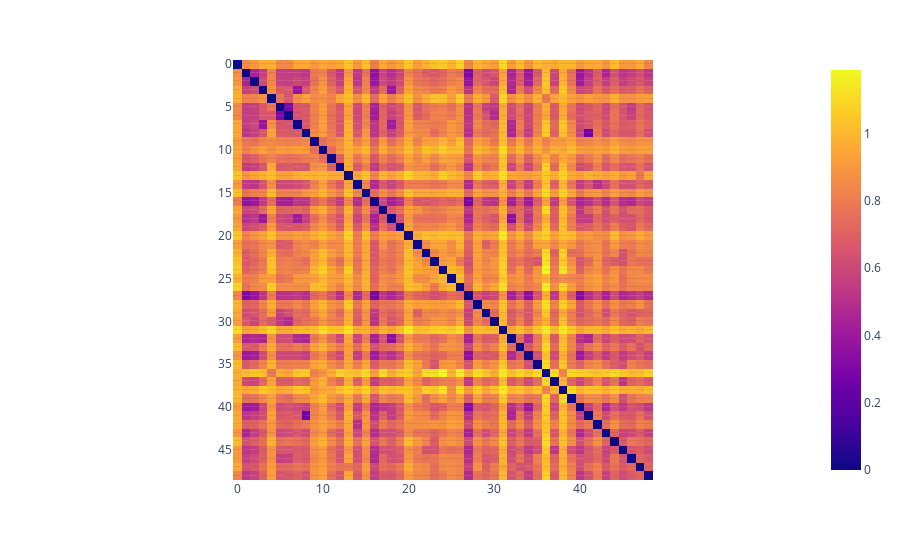

Notebook cell for this chart:
### Code cell
fig = px.imshow(tfidf_distances, text_auto=True)
fig.show()

### Figure 1 — Plotly figure (JSON) as saved in the notebook; plotly's stock layout.template omitted (floating-point values rounded to 4 significant figures; data arrays with more than 128 entries replaced by an {"elided": "..."} marker saying what was removed)
{"data": [{"coloraxis": "coloraxis", "hovertemplate": "x: %{x}<br>y: %{y}<br>color: %{z}<extra></extra>", "name": "0", "texttemplate": "%{z}", "type": "heatmap", "xaxis": "x", "yaxis": "y", "z": {"elided": "49x49 float values"}}], "layout": {"coloraxis": {"colorscale": [[0, "#0d0887"], [0.1111, "#46039f"], [0.2222, "#7201a8"], [0.3333, "#9c179e"], [0.4444, "#bd3786"], [0.5556, "#d8576b"], [0.6667, "#ed7953"], [0.7778, "#fb9f3a"], [0.8889, "#fdca26"], [1, "#f0f921"]]}, "margin": {"t": 60}, "xaxis": {"anchor": "y", "constrain": "domain", "domain": [0, 1], "scaleanchor": "y"}, "yaxis": {"anchor": "x", "autorange": "reversed", "constrain": "domain", "domain": [0, 1]}}}
